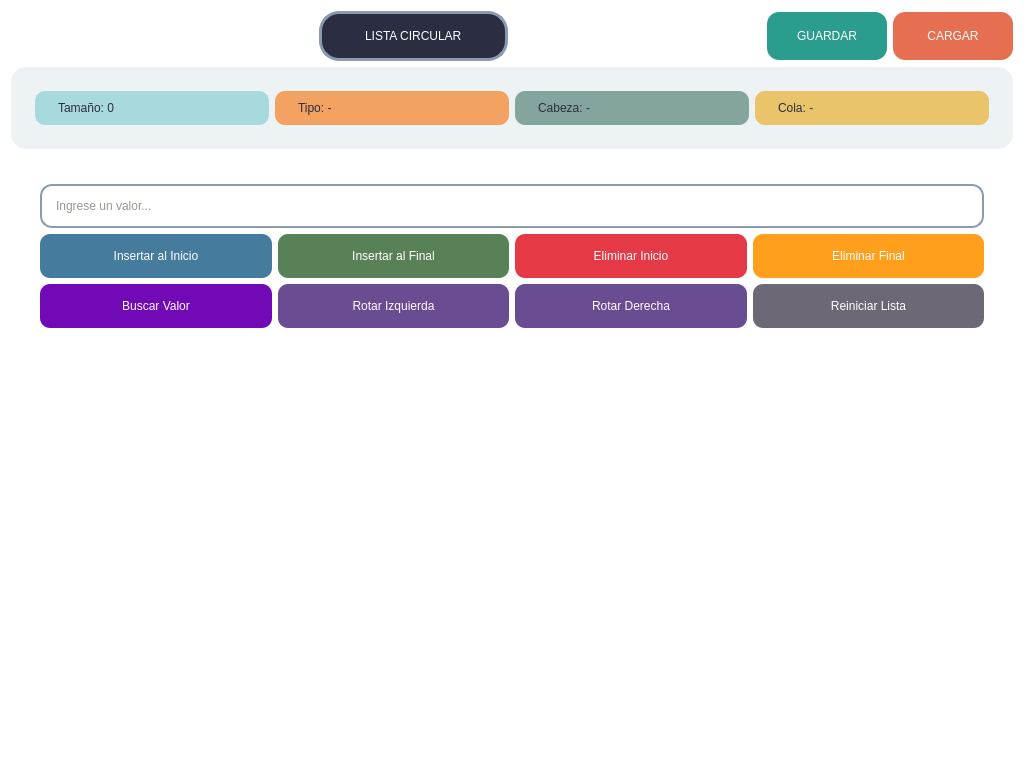
<?xml version="1.0" encoding="UTF-8"?>
<ui version="4.0">
 <class>ListaCircularView</class>
 <widget class="QWidget" name="ListaCircularView">
  <property name="geometry">
   <rect>
    <x>0</x>
    <y>0</y>
    <width>1024</width>
    <height>768</height>
   </rect>
  </property>
  <property name="windowTitle">
   <string>Lista Circular</string>
  </property>
  <property name="styleSheet">
   <string notr="true">background-color: white</string>
  </property>
  <layout class="QVBoxLayout" name="mainLayout">
   <item>
    <layout class="QHBoxLayout" name="contenedor">
     <item>
      <widget class="QPushButton" name="btn_regresar">
       <property name="minimumSize">
        <size>
         <width>48</width>
         <height>48</height>
        </size>
       </property>
       <property name="styleSheet">
        <string notr="true">QPushButton {
    border: none;
    background-image: url(:/resources/back_arrow.png);
    background-repeat: no-repeat;
    background-position: center;
    border-radius: 24px;
}
QPushButton:hover {
    background-color: #e9ecef;
}
QPushButton:pressed {
    background-color: #dee2e6;
}</string>
       </property>
       <property name="text">
        <string/>
       </property>
      </widget>
     </item>
     <item>
      <spacer name="horizontalSpacer">
       <property name="orientation">
        <enum>Qt::Orientation::Horizontal</enum>
       </property>
       <property name="sizeHint" stdset="0">
        <size>
         <width>40</width>
         <height>20</height>
        </size>
       </property>
      </spacer>
     </item>
     <item>
      <widget class="QLabel" name="label_title">
       <property name="styleSheet">
        <string notr="true">font: 700 28pt &quot;Segoe UI&quot;;
color: #ffffff;
background-color: #2b2d42;
padding: 15px 40px;
border-radius: 20px;
border: 3px solid #8d99ae;</string>
       </property>
       <property name="text">
        <string>LISTA CIRCULAR</string>
       </property>
      </widget>
     </item>
     <item>
      <spacer name="horizontalSpacer_2">
       <property name="orientation">
        <enum>Qt::Orientation::Horizontal</enum>
       </property>
       <property name="sizeHint" stdset="0">
        <size>
         <width>40</width>
         <height>20</height>
        </size>
       </property>
      </spacer>
     </item>
     <item>
      <widget class="QPushButton" name="btn_guardar">
       <property name="minimumSize">
        <size>
         <width>120</width>
         <height>48</height>
        </size>
       </property>
       <property name="styleSheet">
        <string notr="true">QPushButton {
    background-color: #2a9d8f;
    color: white;
    border: none;
    border-radius: 12px;
    font: 700 12pt &quot;Segoe UI&quot;;
    padding: 12px;
}
QPushButton:hover {
    background-color: #21867a;
    padding: 10px;
}
QPushButton:pressed {
    background-color: #1a6b5f;
}</string>
       </property>
       <property name="text">
        <string>GUARDAR</string>
       </property>
      </widget>
     </item>
     <item>
      <widget class="QPushButton" name="btn_cargar">
       <property name="minimumSize">
        <size>
         <width>120</width>
         <height>48</height>
        </size>
       </property>
       <property name="styleSheet">
        <string notr="true">QPushButton {
    background-color: #e76f51;
    color: white;
    border: none;
    border-radius: 12px;
    font: 700 12pt &quot;Segoe UI&quot;;
    padding: 12px;
}
QPushButton:hover {
    background-color: #d1583a;
    padding: 10px;
}
QPushButton:pressed {
    background-color: #b2492f;
}</string>
       </property>
       <property name="text">
        <string>CARGAR</string>
       </property>
      </widget>
     </item>
    </layout>
   </item>
   <item>
    <widget class="QFrame" name="infoFrame">
     <property name="styleSheet">
      <string notr="true">background-color: #edf2f4;
border-radius: 15px;
padding: 15px;</string>
     </property>
     <layout class="QHBoxLayout" name="infoLayout">
      <item>
       <widget class="QLabel" name="lbl_tamaño">
        <property name="styleSheet">
         <string notr="true">font: 700 14pt &quot;Segoe UI&quot;;
color: #2b2d42;
background-color: #a8dadc;
padding: 10px 20px;
border-radius: 10px;</string>
        </property>
        <property name="text">
         <string>Tamaño: 0</string>
        </property>
       </widget>
      </item>
      <item>
       <widget class="QLabel" name="lbl_tipo">
        <property name="styleSheet">
         <string notr="true">font: 700 14pt &quot;Segoe UI&quot;;
color: #2b2d42;
background-color: #f4a261;
padding: 10px 20px;
border-radius: 10px;</string>
        </property>
        <property name="text">
         <string>Tipo: -</string>
        </property>
       </widget>
      </item>
      <item>
       <widget class="QLabel" name="lbl_cabeza">
        <property name="styleSheet">
         <string notr="true">font: 700 14pt &quot;Segoe UI&quot;;
color: #2b2d42;
background-color: #84a59d;
padding: 10px 20px;
border-radius: 10px;</string>
        </property>
        <property name="text">
         <string>Cabeza: -</string>
        </property>
       </widget>
      </item>
      <item>
       <widget class="QLabel" name="lbl_cola">
        <property name="styleSheet">
         <string notr="true">font: 700 14pt &quot;Segoe UI&quot;;
color: #2b2d42;
background-color: #e9c46a;
padding: 10px 20px;
border-radius: 10px;</string>
        </property>
        <property name="text">
         <string>Cola: -</string>
        </property>
       </widget>
      </item>
     </layout>
    </widget>
   </item>
   <item>
    <widget class="QFrame" name="controlFrame">
     <property name="styleSheet">
      <string notr="true">background-color: #ffffff;
border-radius: 20px;
padding: 20px;</string>
     </property>
     <layout class="QVBoxLayout" name="controlLayout">
      <item>
       <widget class="QLineEdit" name="input_valor">
        <property name="styleSheet">
         <string notr="true">font: 16pt &quot;Segoe UI&quot;;
border: 2px solid #8d99ae;
border-radius: 12px;
padding: 12px;
color: #2b2d42;</string>
        </property>
        <property name="placeholderText">
         <string>Ingrese un valor...</string>
        </property>
       </widget>
      </item>
      <item>
       <layout class="QHBoxLayout" name="buttonLayout">
        <item>
         <widget class="QPushButton" name="btn_insertar_inicio">
          <property name="styleSheet">
           <string notr="true">QPushButton {
    background-color: #457b9d;
    color: white;
    border: none;
    border-radius: 10px;
    padding: 15px;
    font: 700 14pt &quot;Segoe UI&quot;;
}
QPushButton:hover {
    background-color: #3a6a8a;
    padding: 13px;
}
QPushButton:pressed {
    background-color: #2f556e;
}</string>
          </property>
          <property name="text">
           <string>Insertar al Inicio</string>
          </property>
         </widget>
        </item>
        <item>
         <widget class="QPushButton" name="btn_insertar_final">
          <property name="styleSheet">
           <string notr="true">QPushButton {
    background-color: #588157;
    color: white;
    border: none;
    border-radius: 10px;
    padding: 15px;
    font: 700 14pt &quot;Segoe UI&quot;;
}
QPushButton:hover {
    background-color: #476646;
    padding: 13px;
}
QPushButton:pressed {
    background-color: #364d35;
}</string>
          </property>
          <property name="text">
           <string>Insertar al Final</string>
          </property>
         </widget>
        </item>
        <item>
         <widget class="QPushButton" name="btn_eliminar_inicio">
          <property name="styleSheet">
           <string notr="true">QPushButton {
    background-color: #e63946;
    color: white;
    border: none;
    border-radius: 10px;
    padding: 15px;
    font: 700 14pt &quot;Segoe UI&quot;;
}
QPushButton:hover {
    background-color: #c5303a;
    padding: 13px;
}
QPushButton:pressed {
    background-color: #a3262f;
}</string>
          </property>
          <property name="text">
           <string>Eliminar Inicio</string>
          </property>
         </widget>
        </item>
        <item>
         <widget class="QPushButton" name="btn_eliminar_final">
          <property name="styleSheet">
           <string notr="true">QPushButton {
    background-color: #ff9f1c;
    color: white;
    border: none;
    border-radius: 10px;
    padding: 15px;
    font: 700 14pt &quot;Segoe UI&quot;;
}
QPushButton:hover {
    background-color: #e08d17;
    padding: 13px;
}
QPushButton:pressed {
    background-color: #c27a13;
}</string>
          </property>
          <property name="text">
           <string>Eliminar Final</string>
          </property>
         </widget>
        </item>
       </layout>
      </item>
      <item>
       <layout class="QHBoxLayout" name="actionLayout">
        <item>
         <widget class="QPushButton" name="btn_buscar">
          <property name="styleSheet">
           <string notr="true">QPushButton {
    background-color: #7209b7;
    color: white;
    border: none;
    border-radius: 10px;
    padding: 15px;
    font: 700 14pt &quot;Segoe UI&quot;;
}
QPushButton:hover {
    background-color: #5e079c;
    padding: 13px;
}
QPushButton:pressed {
    background-color: #4a067f;
}</string>
          </property>
          <property name="text">
           <string>Buscar Valor</string>
          </property>
         </widget>
        </item>
        <item>
         <widget class="QPushButton" name="btn_rotar_izquierda">
          <property name="styleSheet">
           <string notr="true">QPushButton {
    background-color: #6a4c93;
    color: white;
    border: none;
    border-radius: 10px;
    padding: 15px;
    font: 700 14pt &quot;Segoe UI&quot;;
}
QPushButton:hover {
    background-color: #5a417c;
    padding: 13px;
}
QPushButton:pressed {
    background-color: #4a3666;
}</string>
          </property>
          <property name="text">
           <string>Rotar Izquierda</string>
          </property>
         </widget>
        </item>
        <item>
         <widget class="QPushButton" name="btn_rotar_derecha">
          <property name="styleSheet">
           <string notr="true">QPushButton {
    background-color: #6a4c93;
    color: white;
    border: none;
    border-radius: 10px;
    padding: 15px;
    font: 700 14pt &quot;Segoe UI&quot;;
}
QPushButton:hover {
    background-color: #5a417c;
    padding: 13px;
}
QPushButton:pressed {
    background-color: #4a3666;
}</string>
          </property>
          <property name="text">
           <string>Rotar Derecha</string>
          </property>
         </widget>
        </item>
        <item>
         <widget class="QPushButton" name="btn_reiniciar">
          <property name="styleSheet">
           <string notr="true">QPushButton {
    background-color: #6d6875;
    color: white;
    border: none;
    border-radius: 10px;
    padding: 15px;
    font: 700 14pt &quot;Segoe UI&quot;;
}
QPushButton:hover {
    background-color: #5a5660;
    padding: 13px;
}
QPushButton:pressed {
    background-color: #47444b;
}</string>
          </property>
          <property name="text">
           <string>Reiniciar Lista</string>
          </property>
         </widget>
        </item>
       </layout>
      </item>
     </layout>
    </widget>
   </item>
   <item>
    <widget class="QScrollArea" name="scrollArea">
     <property name="styleSheet">
      <string notr="true">border: none;
background: transparent;</string>
     </property>
     <property name="widgetResizable">
      <bool>true</bool>
     </property>
     <widget class="QWidget" name="contenedorLista">
      <property name="geometry">
       <rect>
        <x>0</x>
        <y>0</y>
        <width>1000</width>
        <height>312</height>
       </rect>
      </property>
      <property name="styleSheet">
       <string notr="true">background: transparent;</string>
      </property>
      <layout class="QHBoxLayout" name="listaLayout">
       <property name="spacing">
        <number>30</number>
       </property>
      </layout>
     </widget>
    </widget>
   </item>
  </layout>
 </widget>
 <resources>
  <include location="../resources.qrc"/>
 </resources>
 <connections/>
</ui>
